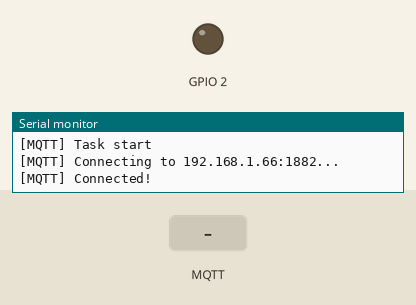
The sketch below on a simulated ESP32. Shown: output pins drawn as LEDs (lit = HIGH), the last lines printed to the serial monitor. The inputs (shaded band) are chosen by the test bench. WiFi joins after 1.5 s; servers stay silent unless stated; random numbers use the default seed unless the sketch sets one; EEPROM starts erased; no MQTT or app messages arrive unless stated.

Above: at 2.7 s.
2.8 s: MQTT message "ON" arrives on the first subscribed topic
At 3.5 s:
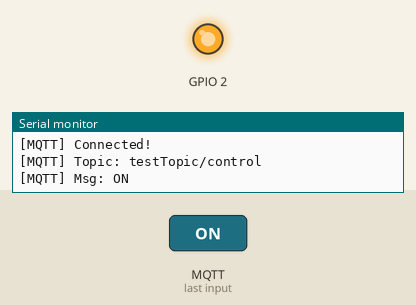
4.3 s: MQTT message "OFF" arrives on the first subscribed topic
At 4.8 s:
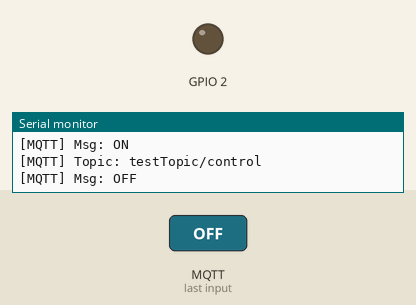
Timing chart, 0 to 7.3 s (numbered marks = the images above; inputs shaded):
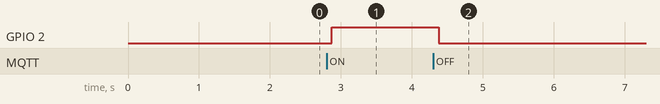

Measured:
- after the input at 2.8 s, GPIO 2: LOW → HIGH after 0.07 s
- after the input at 4.3 s, GPIO 2: HIGH → LOW after 0.08 s

The sketch:

wifimanager.ino
```cpp
#include "WifiManagerModule.h"
#include "ConfigManager.h"
#include "MqttModule.h"
#include "DataModels.h"

WifiManagerModule wifi;
MqttModule mqtt;
ConfigManager config;


SystemState state;

// ================= SENSOR TASK =================
void sensorTask(void *pv) {
    Serial.println("[Sensor] Task start");

    while (1) {
        // giả lập dữ liệu
        state.temp = random(200, 350) / 10.0;
        state.hum  = random(400, 800) / 10.0;

        Serial.printf("[Sensor] Temp=%.1f Hum=%.1f\n", state.temp, state.hum);

        vTaskDelay(5000 / portTICK_PERIOD_MS);
    }
}

// ================= MQTT TASK =================
void mqttTask(void *pv) {
    Serial.println("[MQTT] Task start");

    TickType_t lastPublish = 0;

    while (1) {
        if (wifi.isConnected()) {
            if (mqtt.connect()) {

                mqtt.loop(); // 👈 chạy liên tục

                // publish mỗi 10s
                if (xTaskGetTickCount() - lastPublish > 10000 / portTICK_PERIOD_MS) {
                    float temp = state.temp;
                    float hum  = state.hum;

                    mqtt.publishData(temp, hum);
                    lastPublish = xTaskGetTickCount();
                }
            }
        }

        vTaskDelay(100 / portTICK_PERIOD_MS); // 👈 cực quan trọng
    }
}
// ================= SETUP =================
void setup() {
    Serial.begin(115200);
    //reset(config);
    pinMode(2, OUTPUT);

    config.begin();

    wifi.begin(config);   // nhập WiFi + MQTT config
    mqtt.setup(config);   // 👈 CHỈ gọi 1 lần ở đây

    xTaskCreatePinnedToCore(
        sensorTask,
        "sensorTask",
        3000,
        NULL,
        1,
        NULL,
        1
    );

    xTaskCreatePinnedToCore(
        mqttTask,
        "mqttTask",
        5000,
        NULL,
        1,
        NULL,
        0
    );
}

void loop() {
    wifi.loop(); // giữ reconnect WiFi
}


void reset(ConfigManager &config) {
    WiFiManager wm;

    wm.resetSettings(); // xóa WiFi
    config.clear();     // xóa MQTT

    Serial.println("[System] Full reset...");
    ESP.restart();
}
```

DataModels.h
```cpp
#ifndef DATA_MODELS_H
#define DATA_MODELS_H

enum SensorType {
    RANDOM_TEMP,
    DHT_TEMP,
    DHT_HUM
};


struct SensorData {
    SensorType type;
    float value;
};

// 👇 RF dùng struct riêng
struct RFData {
    char data[64];
};

struct SystemState {
    float temp;
    float hum;
    float volt;
};

#endif
```

MqttModule.h
```cpp
#ifndef MQTT_MODULE_H
#define MQTT_MODULE_H

#include <WiFi.h>
#include <PubSubClient.h>
#include "DataModels.h"
#include "ConfigManager.h"

class MqttModule {
private:
    WiFiClient espClient;
    PubSubClient client;
    ConfigManager *_config;

    // biến runtime (không hardcode nữa)
    String mqtt_server;
    int    mqtt_port;
    String mqtt_user;
    String mqtt_pass;
    String clientID;

    const char* topic_pub = "testTopic";
    const char* topic_sub = "testTopic/control";

public:
    MqttModule() : client(espClient) {}

    // 👇 thêm config vào đây
    void setup(ConfigManager &config) {
        _config = &config;

        // đọc từ Preferences
        mqtt_server = _config->getString("mqtt_server", "192.168.1.66");
        mqtt_port   = _config->getString("mqtt_port", "1882").toInt();
        mqtt_user   = _config->getString("mqtt_user", "");
        mqtt_pass   = _config->getString("mqtt_pass", "");
        clientID    = _config->getString("client_id", "ESP32");

        client.setServer(mqtt_server.c_str(), mqtt_port);
        client.setBufferSize(512, 512);
        client.setCallback(callback);

        Serial.println("[MQTT] Config loaded");
    }

    static void callback(char* topic, byte* payload, unsigned int length) {
        Serial.print("\n[MQTT] Topic: ");
        Serial.println(topic);

        String message;
        for (int i = 0; i < length; i++) message += (char)payload[i];

        Serial.println("[MQTT] Msg: " + message);

        if (message == "ON") digitalWrite(2, HIGH);
        else if (message == "OFF") digitalWrite(2, LOW);
    }

    bool connect() {
        if (!client.connected()) {
            Serial.printf("[MQTT] Connecting to %s:%d...\n", mqtt_server.c_str(), mqtt_port);

            if (client.connect(
                    clientID.c_str(),
                    mqtt_user.c_str(),
                    mqtt_pass.c_str()
                )) {

                Serial.println("[MQTT] Connected!");
                client.subscribe(topic_sub);

            } else {
                Serial.printf("[MQTT] Failed, rc=%d\n", client.state());
            }
        }
        return client.connected();
    }

    void publishData(float temp, float hum) {
        if (client.connected()) {
            char msg[64];
            snprintf(msg, sizeof(msg),
                     "{\"temp\":%.1f,\"hum\":%.1f}", temp, hum);

            if (client.publish(topic_pub, msg)) {
                Serial.printf("[MQTT] Pub [%s]: %s\n", topic_pub, msg);
            } else {
                Serial.println("[MQTT] Publish fail!");
            }
        }
    }

    void loop() {
        client.loop();
    }
};

#endif
```

WifiManagerModule.h
```cpp
#ifndef WIFI_MANAGER_MODULE_H
#define WIFI_MANAGER_MODULE_H

#include <Arduino.h>
#include <WiFi.h>
#include <WiFiManager.h>
#include "ConfigManager.h"

class WifiManagerModule {
private:
    ConfigManager *_config;

    // buffer tạm cho WiFiManager
    char mqtt_server[40];
    char mqtt_port[6];
    char mqtt_user[32];
    char mqtt_pass[32];
    char client_id[32];

public:
    void begin(ConfigManager &config, const char* apName = "ESP32-Setup", const char* apPass = "12345678") {
        _config = &config;

        WiFiManager wm;

        // ===== Load từ Preferences =====
        strcpy(mqtt_server, _config->getString("mqtt_server", "192.168.1.66").c_str());
        strcpy(mqtt_port,   _config->getString("mqtt_port", "1882").c_str());
        strcpy(mqtt_user,   _config->getString("mqtt_user", "").c_str());
        strcpy(mqtt_pass,   _config->getString("mqtt_pass", "").c_str());
        strcpy(client_id,   _config->getString("client_id", "ESP32").c_str());

        // ===== Tạo field nhập =====
        WiFiManagerParameter p_server("server", "MQTT Server", mqtt_server, 40);
        WiFiManagerParameter p_port("port", "MQTT Port", mqtt_port, 6);
        WiFiManagerParameter p_user("user", "MQTT User", mqtt_user, 32);
        WiFiManagerParameter p_pass("pass", "MQTT Pass", mqtt_pass, 32);
        WiFiManagerParameter p_client("cid", "Client ID", client_id, 32);

        wm.addParameter(&p_server);
        wm.addParameter(&p_port);
        wm.addParameter(&p_user);
        wm.addParameter(&p_pass);
        wm.addParameter(&p_client);

        wm.setConfigPortalTimeout(180);

        if (!wm.autoConnect(apName, apPass)) {
            Serial.println("[WiFi] Failed -> restart");
            ESP.restart();
        }

        Serial.println("[WiFi] Connected");

        // ===== Lưu lại sau khi user nhập =====
        _config->setString("mqtt_server", p_server.getValue());
        _config->setString("mqtt_port",   p_port.getValue());
        _config->setString("mqtt_user",   p_user.getValue());
        _config->setString("mqtt_pass",   p_pass.getValue());
        _config->setString("client_id",   p_client.getValue());

        Serial.println("[Config] MQTT saved");
    }

    bool isConnected() {
        return WiFi.status() == WL_CONNECTED;
    }

    void loop() {
        if (WiFi.status() != WL_CONNECTED) {
            Serial.println("[WiFi] Lost -> reconnect");
            WiFi.reconnect();
        }
    }
};

#endif
```

ConfigManager.h
```cpp
#ifndef CONFIG_MANAGER_H
#define CONFIG_MANAGER_H

#include <Arduino.h>
#include <Preferences.h>

class ConfigManager {
private:
    Preferences _prefs;

public:
    void begin() {
        _prefs.begin("app-config", false);
    }

    // ===== FLOAT =====
    void setTempThreshold(float threshold) {
        _prefs.putFloat("temp_limit", threshold);
    }

    float getTempThreshold() {
        return _prefs.getFloat("temp_limit", 30.0);
    }

    // ===== BOOL =====
    void setAutoMode(bool enable) {
        _prefs.putBool("auto_mode", enable);
    }

    bool getAutoMode() {
        return _prefs.getBool("auto_mode", true);
    }

    // ===== STRING (CÁI MÀY THIẾU) =====
    void setString(const char* key, const char* value) {
        _prefs.putString(key, value);
    }

    String getString(const char* key, const char* defaultValue = "") {
        return _prefs.getString(key, defaultValue);
    }

    void clear() {
    _prefs.clear();
    }
};

#endif
```
